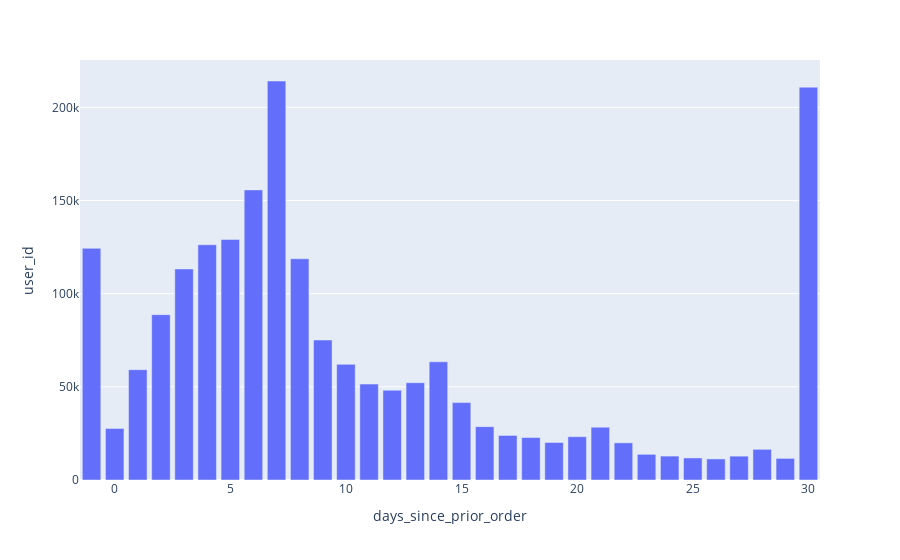

Source (notebook cell):
### Code cell
history_of_order = (
    data.groupby("days_since_prior_order")["user_id"]
    .agg("count")
    .reset_index()
    .sort_values(by="days_since_prior_order", ascending=False)
)
fig = ex.bar(history_of_order, x="days_since_prior_order", y="user_id")
fig.show()

### Figure 1 — Plotly figure (JSON) as saved in the notebook; plotly's stock layout.template omitted (floating-point values rounded to 4 significant figures)
{"data": [{"alignmentgroup": "True", "hovertemplate": "days_since_prior_order=%{x}<br>user_id=%{y}<extra></extra>", "legendgroup": "", "marker": {"color": "#636efa", "pattern": {"shape": ""}}, "name": "", "offsetgroup": "", "orientation": "v", "showlegend": false, "textposition": "auto", "type": "bar", "x": [30, 29, 28, 27, 26, 25, 24, 23, 22, 21, 20, 19, 18, 17, 16, 15, 14, 13, 12, 11, 10, 9, 8, 7, 6, 5, 4, 3, 2, 1, 0, -1], "xaxis": "x", "y": [210814, 11590, 16459, 12804, 11301, 11832, 12833, 13779, 19950, 28359, 23234, 20140, 22777, 23921, 28632, 41531, 63414, 52204, 48171, 51476, 62073, 75120, 118722, 214126, 155685, 129089, 126250, 113263, 88737, 59200, 27673, 124342], "yaxis": "y"}], "layout": {"barmode": "relative", "legend": {"tracegroupgap": 0}, "margin": {"t": 60}, "xaxis": {"anchor": "y", "domain": [0, 1], "title": {"text": "days_since_prior_order"}}, "yaxis": {"anchor": "x", "domain": [0, 1], "title": {"text": "user_id"}}}}
